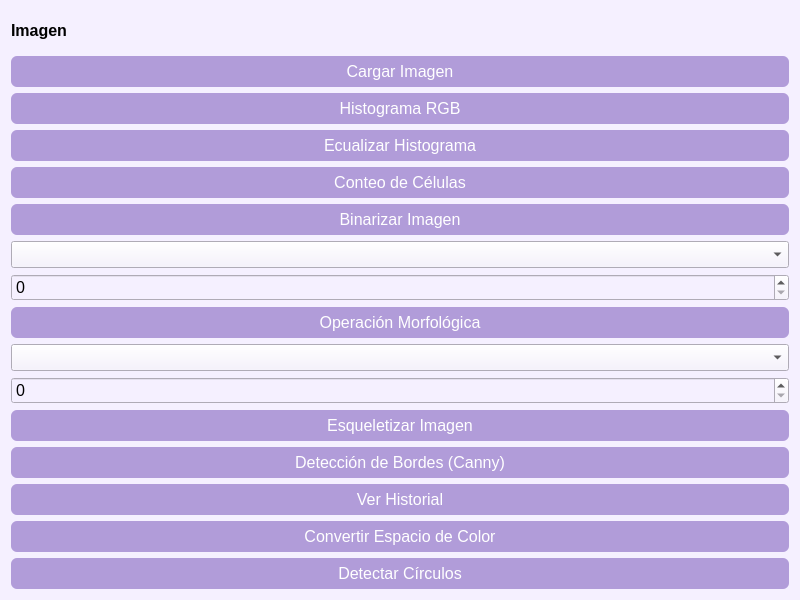
<?xml version="1.0" encoding="UTF-8"?>
<ui version="4.0">
 <class>InterfazGrafica</class>
 <widget class="QWidget" name="InterfazGrafica">
  <property name="geometry">
   <rect><x>0</x><y>0</y><width>800</width><height>600</height></rect>
  </property>
  <property name="styleSheet"><string>
QWidget {
    font-family: 'Sans Serif';
    font-size: 12pt;
    background-color: #f5f0ff;
}
QPushButton {
    background-color: #b19cd9;
    color: white;
    border-radius: 6px;
    padding: 6px;
}
QPushButton:hover {
    background-color: #a186d3;
}
QLabel {
    font-weight: bold;
}
</string></property>
  <layout class="QVBoxLayout" name="verticalLayout">

   <item><widget class="QLabel" name="image_label"><property name="text"><string>Imagen</string></property></widget></item>
   <item><widget class="QPushButton" name="boton_cargar"><property name="text"><string>Cargar Imagen</string></property></widget></item>
   <item><widget class="QPushButton" name="boton_histograma"><property name="text"><string>Histograma RGB</string></property></widget></item>
   <item><widget class="QPushButton" name="boton_ecualizar"><property name="text"><string>Ecualizar Histograma</string></property></widget></item>
   <item><widget class="QPushButton" name="boton_conteo"><property name="text"><string>Conteo de Células</string></property></widget></item>
   <item><widget class="QPushButton" name="boton_binarizar"><property name="text"><string>Binarizar Imagen</string></property></widget></item>
   <item><widget class="QComboBox" name="combo_binarizacion"/></item>
   <item><widget class="QSpinBox" name="spin_umbral"/></item>
   <item><widget class="QPushButton" name="boton_morfologia"><property name="text"><string>Operación Morfológica</string></property></widget></item>
   <item><widget class="QComboBox" name="combo_morfologia"/></item>
   <item><widget class="QSpinBox" name="spin_kernel"/></item>
   <item><widget class="QPushButton" name="boton_esqueleto"><property name="text"><string>Esqueletizar Imagen</string></property></widget></item>
   <item><widget class="QPushButton" name="boton_bordes"><property name="text"><string>Detección de Bordes (Canny)</string></property></widget></item>
   <item><widget class="QPushButton" name="boton_historial"><property name="text"><string>Ver Historial</string></property></widget></item>
   <item><widget class="QPushButton" name="boton_convertir_color"><property name="text"><string>Convertir Espacio de Color</string></property></widget></item>
   <item><widget class="QPushButton" name="boton_circulos"><property name="text"><string>Detectar Círculos</string></property></widget></item>

  </layout>
 </widget>
 <resources/>
 <connections/>
</ui>
